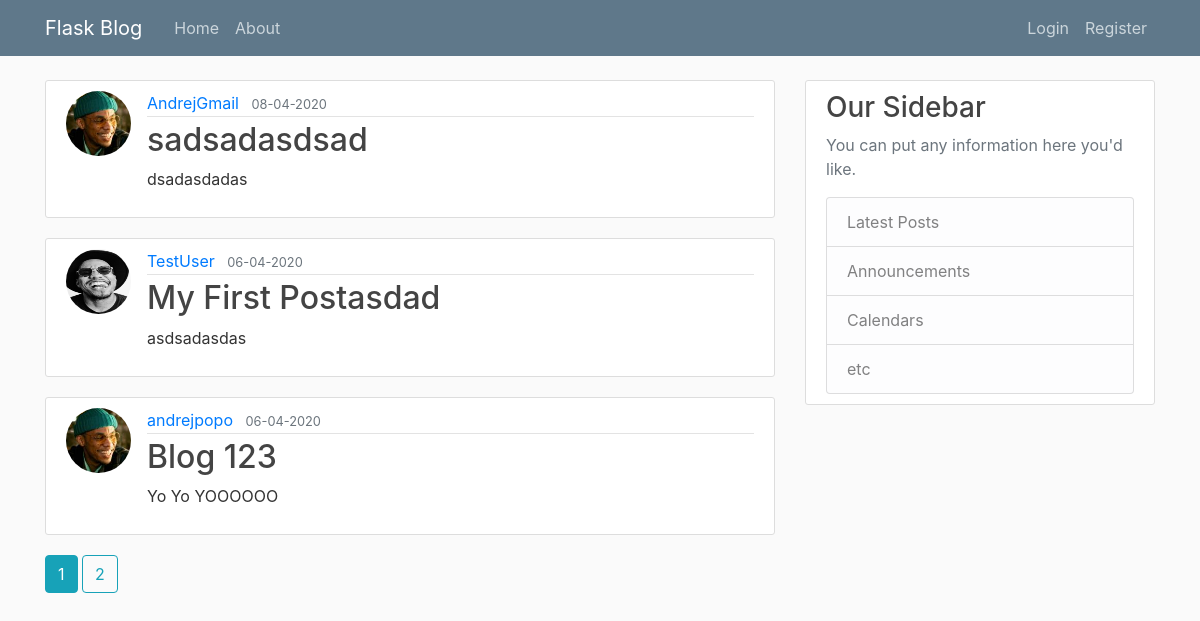
The page /home on the database its author committed.
### flaskblog/models.py (models this page shows, shortened)
class Post(db.Model):
    id = db.Column(db.Integer, primary_key=True)
    title = db.Column(db.String(100), nullable=False)
    date_posted = db.Column(db.DateTime, nullable=False, default=datetime.utcnow)
    content = db.Column(db.Text, nullable=False)
    user_id = db.Column(db.Integer, db.ForeignKey('user.id'), nullable=False)

class User(db.Model, UserMixin):
    id = db.Column(db.Integer, primary_key=True)
    username = db.Column(db.String(20), unique=True, nullable=False)
    email = db.Column(db.String(120), unique=True, nullable=False)
    image_file = db.Column(db.String(20), nullable=False, default='default.jpg')
    password = db.Column(db.String(60), nullable=False)
    posts = db.relationship('Post', backref='author', lazy=True)  # posts attribute has a relationship to the post

### flaskblog/main/routes.py (the view)
@main.route('/')
@main.route('/home')
def home():
    page = request.args.get('page', default=1, type=int)
    posts = Post.query.order_by(Post.date_posted.desc()).paginate(page=page, per_page=3)
    return render_template('home.html', posts=posts)

### flaskblog/templates/home.html
{% extends "layout.html" %}
{% block content %}
    {% for post in posts.items %}
        <article class="media content-section">
            <image class="rounded-circle article-img" src="{{ url_for('static', filename='profile_pics/' + post.author.image_file) }}"></image>
            <div class="media-body">
                <div class="article-metadata">
                    <a class="mr-2" href="{{ url_for('users.user_posts', username=post.author.username) }}">{{ post.author.username }}</a>
                    <small class="text-muted">{{ post.date_posted.strftime('%d-%m-%Y') }}</small>
                </div>
                <h2><a class="article-title" href="{{ url_for('posts.post', post_id=post.id) }}">{{ post.title }}</a></h2>
                <p class="article-content">{{ post.content }}</p>
              </div>
        </article>
    {% endfor %}
    {% for page_num in posts.iter_pages(left_edge=1, right_edge=1, left_current=1, right_current=2) %}
        {% if page_num %}
            {% if posts.page == page_num %}
                <a class="btn btn-info mb-4" href="{{ url_for('main.home', page=page_num) }}">{{ page_num }}</a>
            {% else %}
                <a class="btn btn-outline-info mb-4" href="{{ url_for('main.home', page=page_num) }}">{{ page_num }}</a>
            {% endif %}
        {% else %}
            ...
        {% endif %}
    {% endfor %}
{% endblock %}

### flaskblog/static/main.css (style rules this page uses)
body { background: #fafafa; color: #333333; margin-top: 5rem; }
h1, h2, h3, h4, h5, h6 { color: #444444; }
.content-section { background: #ffffff; padding: 10px 20px; border: 1px solid #dddddd; border-radius: 3px; margin-bottom: 20px; }
.article-title { color: #444444; }
.article-content { white-space: pre-line; }
.article-img { height: 65px; width: 65px; margin-right: 16px; }
.article-metadata { padding-bottom: 1px; margin-bottom: 4px; border-bottom: 1px solid #e3e3e3 }

### rows shown on the page
Post: image_file (picture), author.username "AndrejGmail", date_posted "08-04-2020", title "sadsadasdsad", content "dsadasdadas"
Post: image_file (placeholder picture), author.username "TestUser", date_posted "06-04-2020", title "My First Postasdad", content "asdsadasdas"
Post: image_file (picture), author.username "andrejpopo", date_posted "06-04-2020", title "Blog 123", content "Yo Yo YOOOOOO"

### other values the page prints
{{ page_num }} "1"
{{ page_num }} "2"
